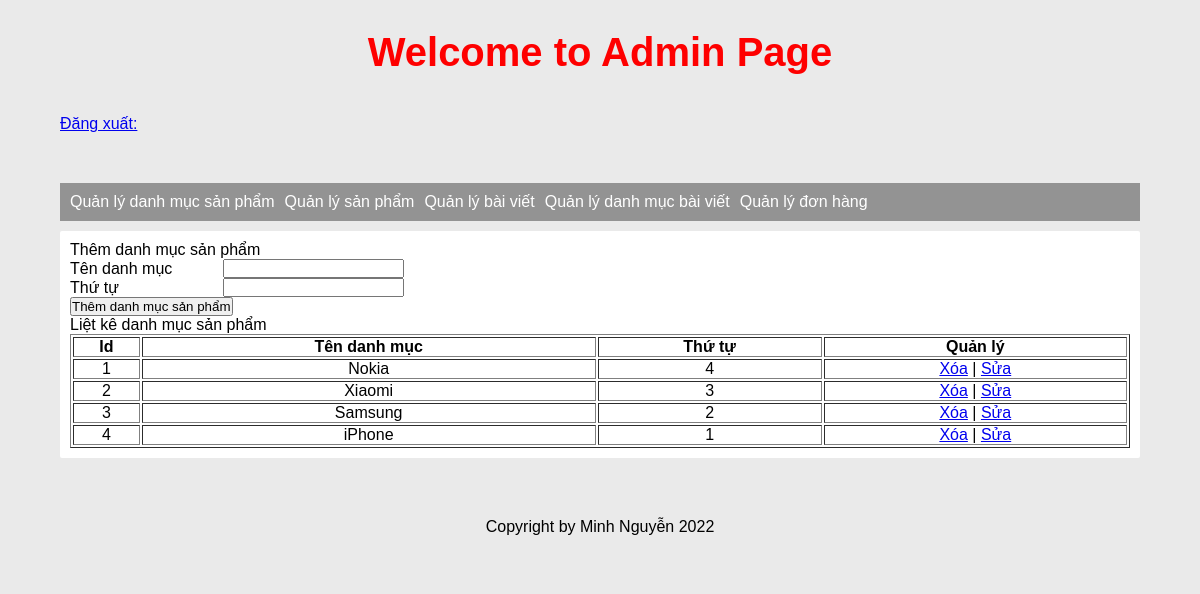
The app's page /admin/index.php?action=quanlydanhmucsanpham&query=them (signed in) with its own data.
### tables this page shows
CREATE TABLE `danhmuc` (
  `id_danhmuc` int(11) NOT NULL,
  `tendanhmuc` varchar(100) NOT NULL,
  `thutu` int(11) NOT NULL
);

### admin/modules/quanlydanhmucsp/lietke.php (the view)
<?php
    $sql_lietke = "SELECT * FROM danhmuc ORDER BY thutu DESC";
    $query_lietke = mysqli_query($conn, $sql_lietke);
?>
<p>Liệt kê danh mục sản phẩm</p>
<table style="width:100%" border="1" style="border-collapse: collapse;">
    <tr>
        <th>Id</th>
        <th>Tên danh mục</th>
        <th>Thứ tự</th>
        <th>Quản lý</th>
    </tr>
    <?php
    $i = 0;
    while($row = mysqli_fetch_array($query_lietke)){
        $i++;
    ?>
    <tr>
        <td style="text-align:center;"><?php echo $i ?></td>
        <td style="text-align:center;"><?php echo $row['tendanhmuc'] ?></td>
        <td style="text-align:center;"><?php echo $row['thutu'] ?></td>
        <td style="text-align:center;">
            <a href="modules/quanlydanhmucsp/xuly.php?iddanhmuc=<?php echo $row['id_danhmuc']?>">Xóa</a> |
            <a href="?action=quanlydanhmucsanpham&query=sua&iddanhmuc=<?php echo $row['id_danhmuc'] ?>">Sửa </a>
        </td>
    </tr>
    <?php
    }
    ?>
</table>

### admin/css/styles_admin.css (style rules this page uses)
* { margin:0; padding: 0; box-sizing: border-box; font-family: Arial, Helvetica, sans-serif; }
html { background-color: var(--color-1); }
:root { --color-1: #eaeaea; --color-2: #fe0000; --color-3: #939393; }

### css/style.css (style rules this page uses)
* { margin: 0; padding: 0; box-sizing: border-box; font-family: Arial, Helvetica, sans-serif; }
:root { --color-1: #eaeaea; --color-2: #fe0000; --color-3: #939393; }

### records on screen
danhmuc: tendanhmuc "Nokia", thutu "4"
danhmuc: tendanhmuc "Xiaomi", thutu "3"
danhmuc: tendanhmuc "Samsung", thutu "2"
danhmuc: tendanhmuc "iPhone", thutu "1"
